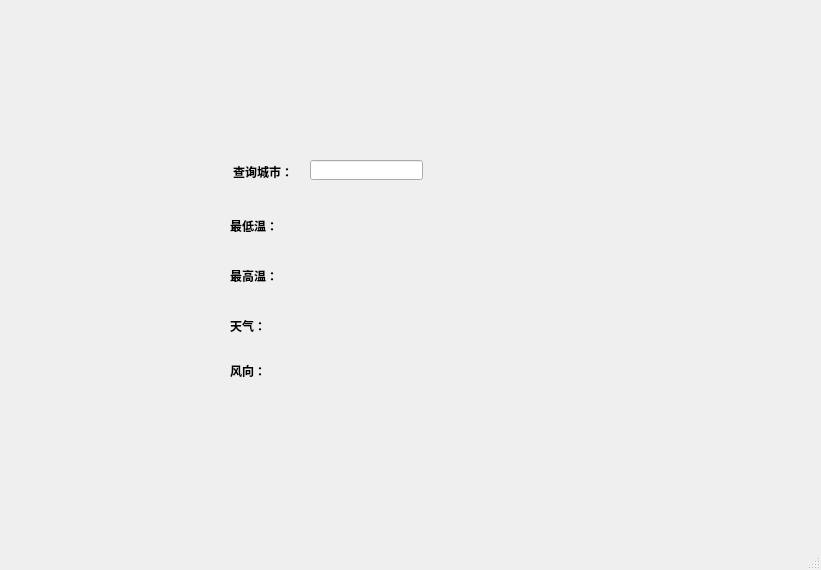
<?xml version="1.0" encoding="UTF-8"?>
<ui version="4.0">
 <class>MainWindow</class>
 <widget class="QMainWindow" name="MainWindow">
  <property name="geometry">
   <rect>
    <x>0</x>
    <y>0</y>
    <width>821</width>
    <height>570</height>
   </rect>
  </property>
  <property name="windowTitle">
   <string>MainWindow</string>
  </property>
  <widget class="QWidget" name="centralwidget">
   <widget class="QPushButton" name="pushButton_music">
    <property name="geometry">
     <rect>
      <x>300</x>
      <y>450</y>
      <width>101</width>
      <height>51</height>
     </rect>
    </property>
    <property name="styleSheet">
     <string notr="true">image: url(:/image/image/yourpicture/音乐.png);
border-radius:10px;</string>
    </property>
    <property name="text">
     <string/>
    </property>
   </widget>
   <widget class="QPushButton" name="btn_light">
    <property name="geometry">
     <rect>
      <x>470</x>
      <y>230</y>
      <width>75</width>
      <height>23</height>
     </rect>
    </property>
    <property name="styleSheet">
     <string notr="true">image: url(:/image/image/yourpicture/灯close.png);
border-radius:10px;</string>
    </property>
    <property name="text">
     <string/>
    </property>
   </widget>
   <widget class="QLabel" name="label_5">
    <property name="geometry">
     <rect>
      <x>230</x>
      <y>360</y>
      <width>54</width>
      <height>21</height>
     </rect>
    </property>
    <property name="font">
     <font>
      <family>楷体</family>
      <weight>75</weight>
      <bold>true</bold>
     </font>
    </property>
    <property name="text">
     <string>风向：</string>
    </property>
   </widget>
   <widget class="QLabel" name="label_3">
    <property name="geometry">
     <rect>
      <x>230</x>
      <y>270</y>
      <width>54</width>
      <height>12</height>
     </rect>
    </property>
    <property name="font">
     <font>
      <family>楷体</family>
      <weight>75</weight>
      <bold>true</bold>
     </font>
    </property>
    <property name="text">
     <string>最高温：</string>
    </property>
   </widget>
   <widget class="QPushButton" name="btn_exit">
    <property name="geometry">
     <rect>
      <x>690</x>
      <y>490</y>
      <width>75</width>
      <height>23</height>
     </rect>
    </property>
    <property name="styleSheet">
     <string notr="true">image: url(:/image/image/yourpicture/退出.png);
border-radius:10px;</string>
    </property>
    <property name="text">
     <string/>
    </property>
   </widget>
   <widget class="QPushButton" name="pushButton_weather">
    <property name="geometry">
     <rect>
      <x>520</x>
      <y>450</y>
      <width>91</width>
      <height>51</height>
     </rect>
    </property>
    <property name="styleSheet">
     <string notr="true">image: url(:/image/image/yourpicture/天气.png);
border-radius:10px;</string>
    </property>
    <property name="text">
     <string/>
    </property>
   </widget>
   <widget class="QPushButton" name="btn_air_conditionner">
    <property name="geometry">
     <rect>
      <x>470</x>
      <y>300</y>
      <width>81</width>
      <height>41</height>
     </rect>
    </property>
    <property name="styleSheet">
     <string notr="true">image: url(:/image/image/yourpicture/空调close.png);
border-radius:10px;</string>
    </property>
    <property name="text">
     <string/>
    </property>
   </widget>
   <widget class="QPushButton" name="pushButton_video">
    <property name="geometry">
     <rect>
      <x>100</x>
      <y>460</y>
      <width>81</width>
      <height>41</height>
     </rect>
    </property>
    <property name="styleSheet">
     <string notr="true">border-radius:10px;
image: url(:/image/image/yourpicture/视频.png);</string>
    </property>
    <property name="text">
     <string/>
    </property>
   </widget>
   <widget class="QPushButton" name="btn_lightkey">
    <property name="geometry">
     <rect>
      <x>600</x>
      <y>230</y>
      <width>81</width>
      <height>31</height>
     </rect>
    </property>
    <property name="styleSheet">
     <string notr="true">image: url(:/image/image/yourpicture/开关开.png);
border-radius:10px;</string>
    </property>
    <property name="text">
     <string/>
    </property>
   </widget>
   <widget class="QLabel" name="label_weather">
    <property name="geometry">
     <rect>
      <x>320</x>
      <y>320</y>
      <width>54</width>
      <height>12</height>
     </rect>
    </property>
    <property name="text">
     <string/>
    </property>
   </widget>
   <widget class="QLabel" name="label_high_temp">
    <property name="geometry">
     <rect>
      <x>320</x>
      <y>270</y>
      <width>54</width>
      <height>16</height>
     </rect>
    </property>
    <property name="text">
     <string/>
    </property>
   </widget>
   <widget class="QPushButton" name="btn_air_conditionner_key">
    <property name="geometry">
     <rect>
      <x>600</x>
      <y>302</y>
      <width>91</width>
      <height>31</height>
     </rect>
    </property>
    <property name="styleSheet">
     <string notr="true">image: url(:/image/image/yourpicture/开关开.png);
border-radius:10px;</string>
    </property>
    <property name="text">
     <string/>
    </property>
   </widget>
   <widget class="QLabel" name="label_TIME">
    <property name="geometry">
     <rect>
      <x>630</x>
      <y>150</y>
      <width>151</width>
      <height>31</height>
     </rect>
    </property>
    <property name="sizePolicy">
     <sizepolicy hsizetype="Expanding" vsizetype="Expanding">
      <horstretch>0</horstretch>
      <verstretch>0</verstretch>
     </sizepolicy>
    </property>
    <property name="font">
     <font>
      <family>Aharoni</family>
      <pointsize>11</pointsize>
      <weight>75</weight>
      <bold>true</bold>
     </font>
    </property>
    <property name="text">
     <string/>
    </property>
   </widget>
   <widget class="QLabel" name="label_2">
    <property name="geometry">
     <rect>
      <x>230</x>
      <y>220</y>
      <width>54</width>
      <height>12</height>
     </rect>
    </property>
    <property name="font">
     <font>
      <family>楷体</family>
      <weight>75</weight>
      <bold>true</bold>
     </font>
    </property>
    <property name="text">
     <string>最低温：</string>
    </property>
   </widget>
   <widget class="QLabel" name="label_wind">
    <property name="geometry">
     <rect>
      <x>320</x>
      <y>360</y>
      <width>54</width>
      <height>16</height>
     </rect>
    </property>
    <property name="text">
     <string/>
    </property>
   </widget>
   <widget class="QLabel" name="label_4">
    <property name="geometry">
     <rect>
      <x>230</x>
      <y>320</y>
      <width>54</width>
      <height>12</height>
     </rect>
    </property>
    <property name="font">
     <font>
      <family>楷体</family>
      <weight>75</weight>
      <bold>true</bold>
     </font>
    </property>
    <property name="text">
     <string>天气：</string>
    </property>
   </widget>
   <widget class="QLineEdit" name="lineEdit_city">
    <property name="geometry">
     <rect>
      <x>310</x>
      <y>160</y>
      <width>113</width>
      <height>20</height>
     </rect>
    </property>
   </widget>
   <widget class="QLabel" name="label">
    <property name="geometry">
     <rect>
      <x>233</x>
      <y>162</y>
      <width>61</width>
      <height>20</height>
     </rect>
    </property>
    <property name="font">
     <font>
      <family>楷体</family>
      <weight>75</weight>
      <bold>true</bold>
     </font>
    </property>
    <property name="text">
     <string>查询城市：</string>
    </property>
   </widget>
   <widget class="QLabel" name="label_light_status">
    <property name="geometry">
     <rect>
      <x>680</x>
      <y>230</y>
      <width>131</width>
      <height>31</height>
     </rect>
    </property>
    <property name="sizePolicy">
     <sizepolicy hsizetype="Expanding" vsizetype="Expanding">
      <horstretch>0</horstretch>
      <verstretch>0</verstretch>
     </sizepolicy>
    </property>
    <property name="font">
     <font>
      <family>楷体</family>
      <weight>75</weight>
      <bold>true</bold>
     </font>
    </property>
    <property name="text">
     <string/>
    </property>
    <property name="alignment">
     <set>Qt::AlignCenter</set>
    </property>
   </widget>
   <widget class="QLabel" name="label_aircondition_status">
    <property name="geometry">
     <rect>
      <x>680</x>
      <y>300</y>
      <width>131</width>
      <height>31</height>
     </rect>
    </property>
    <property name="sizePolicy">
     <sizepolicy hsizetype="Expanding" vsizetype="Expanding">
      <horstretch>0</horstretch>
      <verstretch>0</verstretch>
     </sizepolicy>
    </property>
    <property name="font">
     <font>
      <family>楷体</family>
      <weight>75</weight>
      <bold>true</bold>
     </font>
    </property>
    <property name="text">
     <string/>
    </property>
    <property name="alignment">
     <set>Qt::AlignCenter</set>
    </property>
   </widget>
   <widget class="QLabel" name="label_low_temp">
    <property name="geometry">
     <rect>
      <x>320</x>
      <y>220</y>
      <width>54</width>
      <height>12</height>
     </rect>
    </property>
    <property name="text">
     <string/>
    </property>
   </widget>
   <widget class="QWidget" name="widget" native="true">
    <property name="geometry">
     <rect>
      <x>0</x>
      <y>0</y>
      <width>821</width>
      <height>591</height>
     </rect>
    </property>
    <property name="styleSheet">
     <string notr="true">border-image: url(:/image/image/yourpicture/sky.JPG);</string>
    </property>
   </widget>
   <zorder>widget</zorder>
   <zorder>pushButton_music</zorder>
   <zorder>btn_light</zorder>
   <zorder>label_5</zorder>
   <zorder>label_3</zorder>
   <zorder>btn_exit</zorder>
   <zorder>pushButton_weather</zorder>
   <zorder>btn_air_conditionner</zorder>
   <zorder>pushButton_video</zorder>
   <zorder>btn_lightkey</zorder>
   <zorder>label_weather</zorder>
   <zorder>label_high_temp</zorder>
   <zorder>btn_air_conditionner_key</zorder>
   <zorder>label_TIME</zorder>
   <zorder>label_2</zorder>
   <zorder>label_wind</zorder>
   <zorder>label_4</zorder>
   <zorder>lineEdit_city</zorder>
   <zorder>label</zorder>
   <zorder>label_light_status</zorder>
   <zorder>label_aircondition_status</zorder>
   <zorder>label_low_temp</zorder>
  </widget>
  <widget class="QMenuBar" name="menubar">
   <property name="geometry">
    <rect>
     <x>0</x>
     <y>0</y>
     <width>821</width>
     <height>23</height>
    </rect>
   </property>
  </widget>
  <widget class="QStatusBar" name="statusbar"/>
 </widget>
 <resources/>
 <connections/>
</ui>
